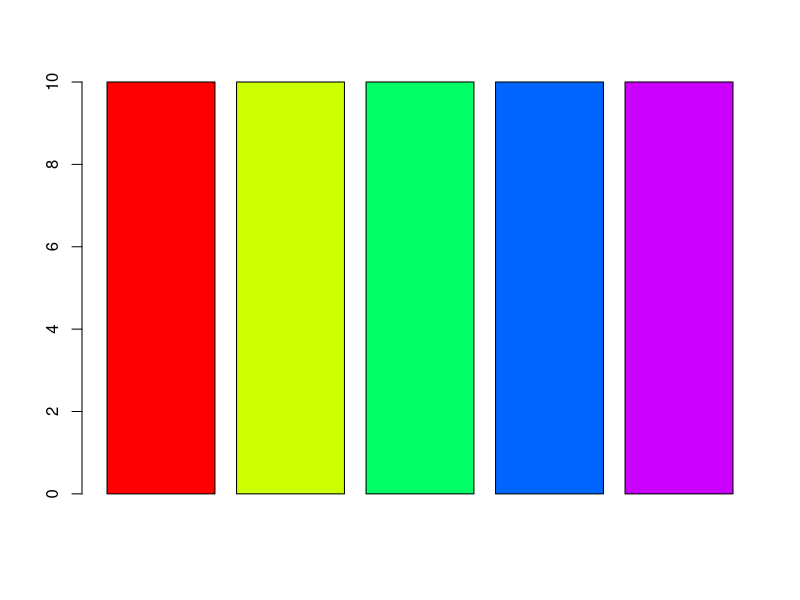
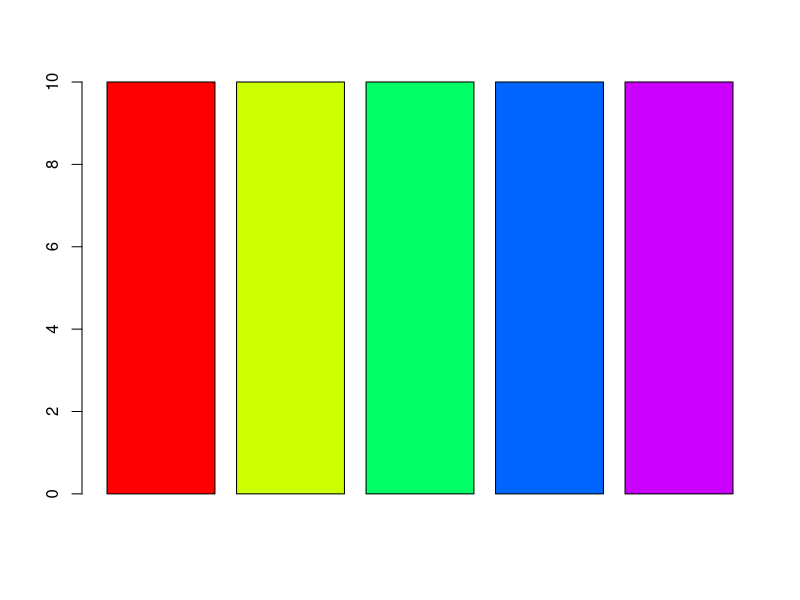
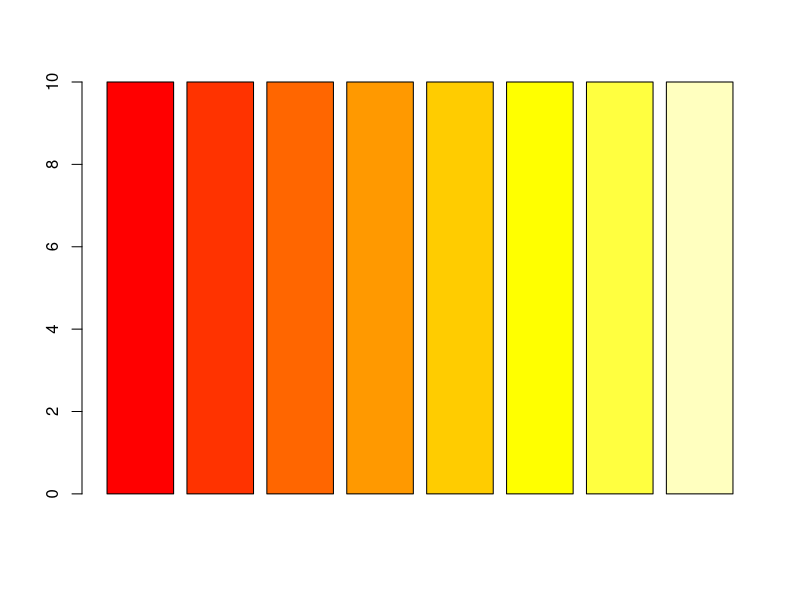
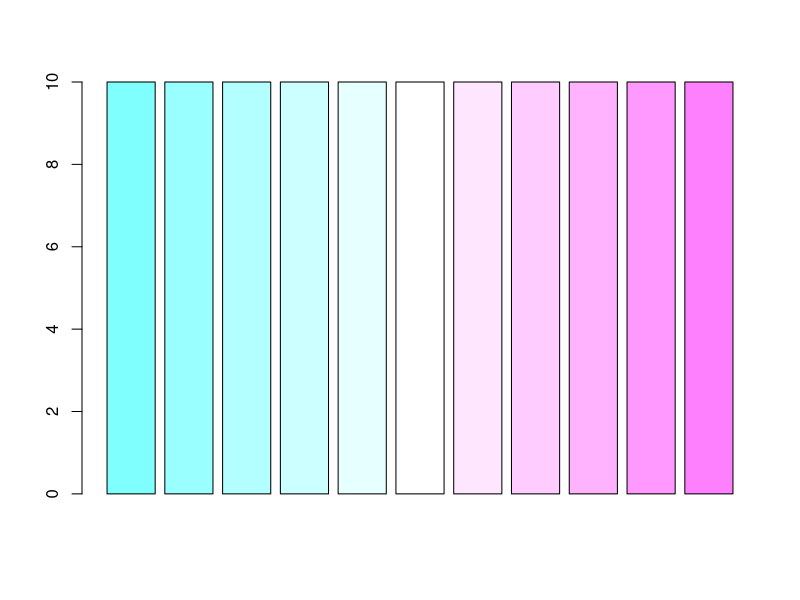
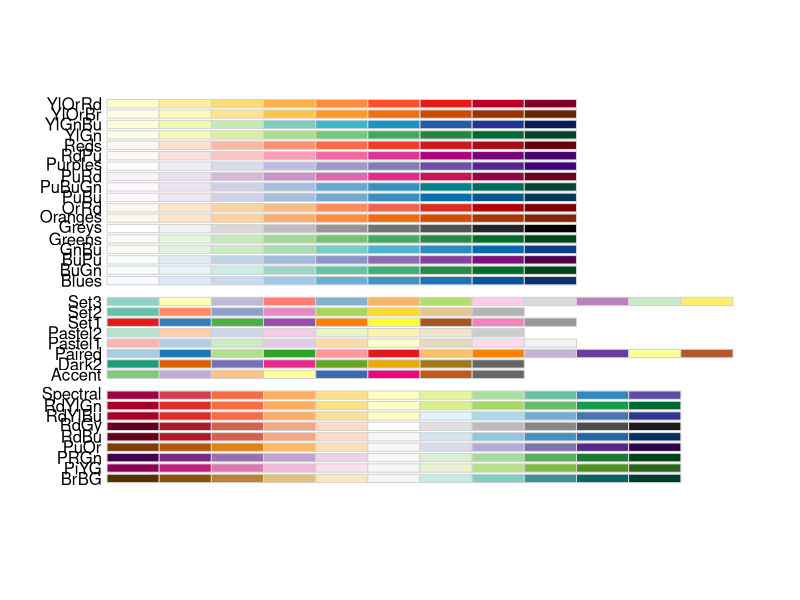
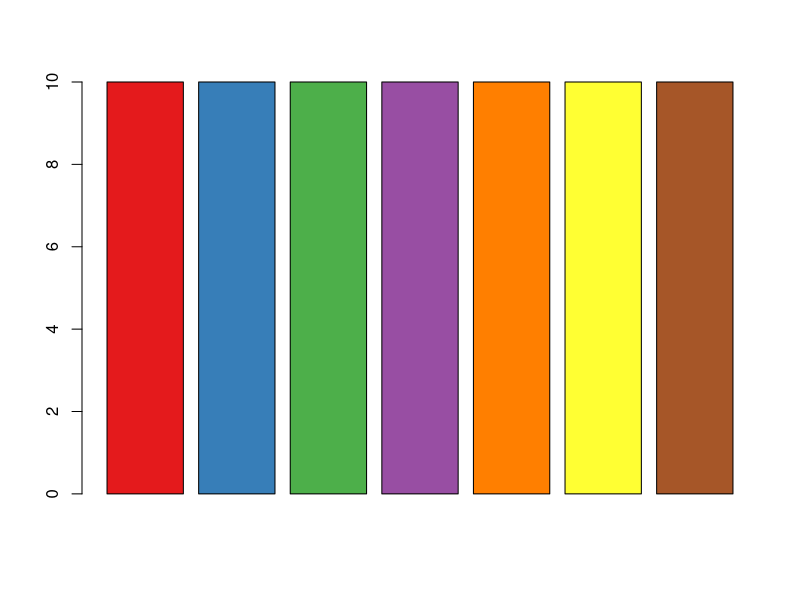
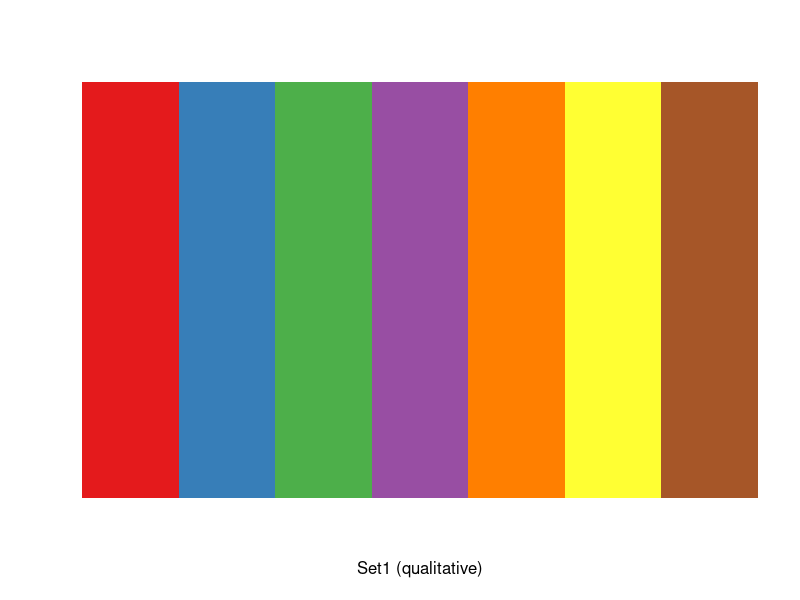
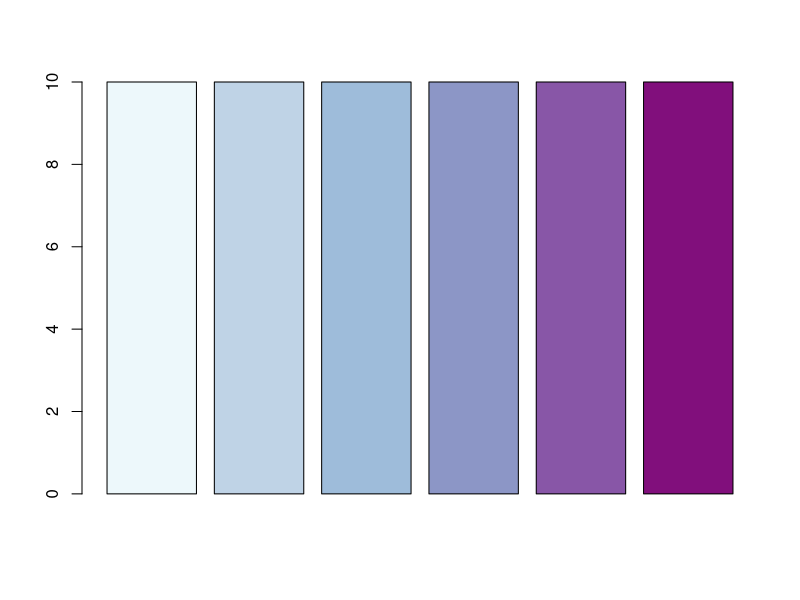

R code for these plots, in order:
# Creating Color Palettes

# Create values for barplot
n <- 5  # Number of bars needed
x <- c(rep(10, n))  # Creates n bars of uniform height
barplot(x, col = rainbow(n))  # Uses x and n

# Using R's built-in palettes

# 1. Show 5 different categories
n <- 5
x <- c(rep(10, n))
barplot(x, col = rainbow(n))

# 2. Show 8 sequential values
n <- 8
x <- c(rep(10, n))
barplot(x, col = heat.colors(n))

# 3. Show 11 divergent values
n <- 11
x <- c(rep(10, n))
barplot(x, col = cm.colors(n))

# Using RColorBrewer
require("RColorBrewer")
display.brewer.all()

# 4. Show 7 different categories
n <- 7
x <- c(rep(10, n))
barplot(x, col = brewer.pal(n, "Set1"))
display.brewer.pal(n, "Set1")

# 5. Show 6 sequential values
n <- 6
x <- c(rep(10, n))
barplot(x, col = brewer.pal(n, "BuPu"))
display.brewer.pal(n, "BuPu")

# 6. Show 9 divergent values
n <- 9
x <- c(rep(10, n))
barplot(x, col = brewer.pal(n, "PRGn"))
display.brewer.pal(n, "PRGn")

# Clean up
detach("package:RColorBrewer", unload=TRUE)
rm(list = ls()) 
